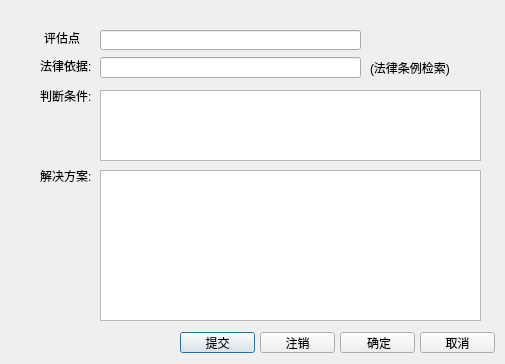
<?xml version="1.0" encoding="UTF-8"?>
<ui version="4.0">
 <class>NewEvaluateDialog</class>
 <widget class="QDialog" name="NewEvaluateDialog">
  <property name="geometry">
   <rect>
    <x>0</x>
    <y>0</y>
    <width>505</width>
    <height>364</height>
   </rect>
  </property>
  <property name="windowTitle">
   <string/>
  </property>
  <widget class="QLabel" name="label_EvaPointName">
   <property name="geometry">
    <rect>
     <x>44</x>
     <y>30</y>
     <width>41</width>
     <height>16</height>
    </rect>
   </property>
   <property name="text">
    <string>评估点</string>
   </property>
  </widget>
  <widget class="QLineEdit" name="lineEdit_EvaPointName">
   <property name="geometry">
    <rect>
     <x>100</x>
     <y>30</y>
     <width>261</width>
     <height>20</height>
    </rect>
   </property>
  </widget>
  <widget class="QLabel" name="label_LayerRef">
   <property name="geometry">
    <rect>
     <x>40</x>
     <y>60</y>
     <width>54</width>
     <height>12</height>
    </rect>
   </property>
   <property name="text">
    <string>法律依据:</string>
   </property>
  </widget>
  <widget class="QTextEdit" name="textEdit_Condition">
   <property name="geometry">
    <rect>
     <x>100</x>
     <y>90</y>
     <width>381</width>
     <height>71</height>
    </rect>
   </property>
  </widget>
  <widget class="QLabel" name="label_AdjustCondition">
   <property name="geometry">
    <rect>
     <x>40</x>
     <y>90</y>
     <width>54</width>
     <height>12</height>
    </rect>
   </property>
   <property name="text">
    <string>判断条件:</string>
   </property>
  </widget>
  <widget class="QLabel" name="label_Solution">
   <property name="geometry">
    <rect>
     <x>40</x>
     <y>170</y>
     <width>54</width>
     <height>12</height>
    </rect>
   </property>
   <property name="text">
    <string>解决方案:</string>
   </property>
  </widget>
  <widget class="QTextEdit" name="textEdit_Solution">
   <property name="geometry">
    <rect>
     <x>100</x>
     <y>170</y>
     <width>381</width>
     <height>151</height>
    </rect>
   </property>
  </widget>
  <widget class="QPushButton" name="pushButton_sumit">
   <property name="geometry">
    <rect>
     <x>180</x>
     <y>332</y>
     <width>75</width>
     <height>21</height>
    </rect>
   </property>
   <property name="text">
    <string>提交</string>
   </property>
   <property name="autoDefault">
    <bool>true</bool>
   </property>
  </widget>
  <widget class="QPushButton" name="pushButton_OK">
   <property name="geometry">
    <rect>
     <x>340</x>
     <y>332</y>
     <width>75</width>
     <height>21</height>
    </rect>
   </property>
   <property name="text">
    <string> 确定</string>
   </property>
  </widget>
  <widget class="QPushButton" name="pushButton_Cancel">
   <property name="geometry">
    <rect>
     <x>420</x>
     <y>332</y>
     <width>75</width>
     <height>21</height>
    </rect>
   </property>
   <property name="text">
    <string>取消</string>
   </property>
  </widget>
  <widget class="QLineEdit" name="lineEdit_LayerRef">
   <property name="geometry">
    <rect>
     <x>100</x>
     <y>57</y>
     <width>261</width>
     <height>21</height>
    </rect>
   </property>
  </widget>
  <widget class="QLabel" name="label">
   <property name="geometry">
    <rect>
     <x>370</x>
     <y>60</y>
     <width>111</width>
     <height>16</height>
    </rect>
   </property>
   <property name="text">
    <string>(法律条例检索)</string>
   </property>
  </widget>
  <widget class="QPushButton" name="pushButton_unregiste">
   <property name="geometry">
    <rect>
     <x>260</x>
     <y>332</y>
     <width>75</width>
     <height>21</height>
    </rect>
   </property>
   <property name="text">
    <string>注销</string>
   </property>
  </widget>
 </widget>
 <resources/>
 <connections/>
</ui>
